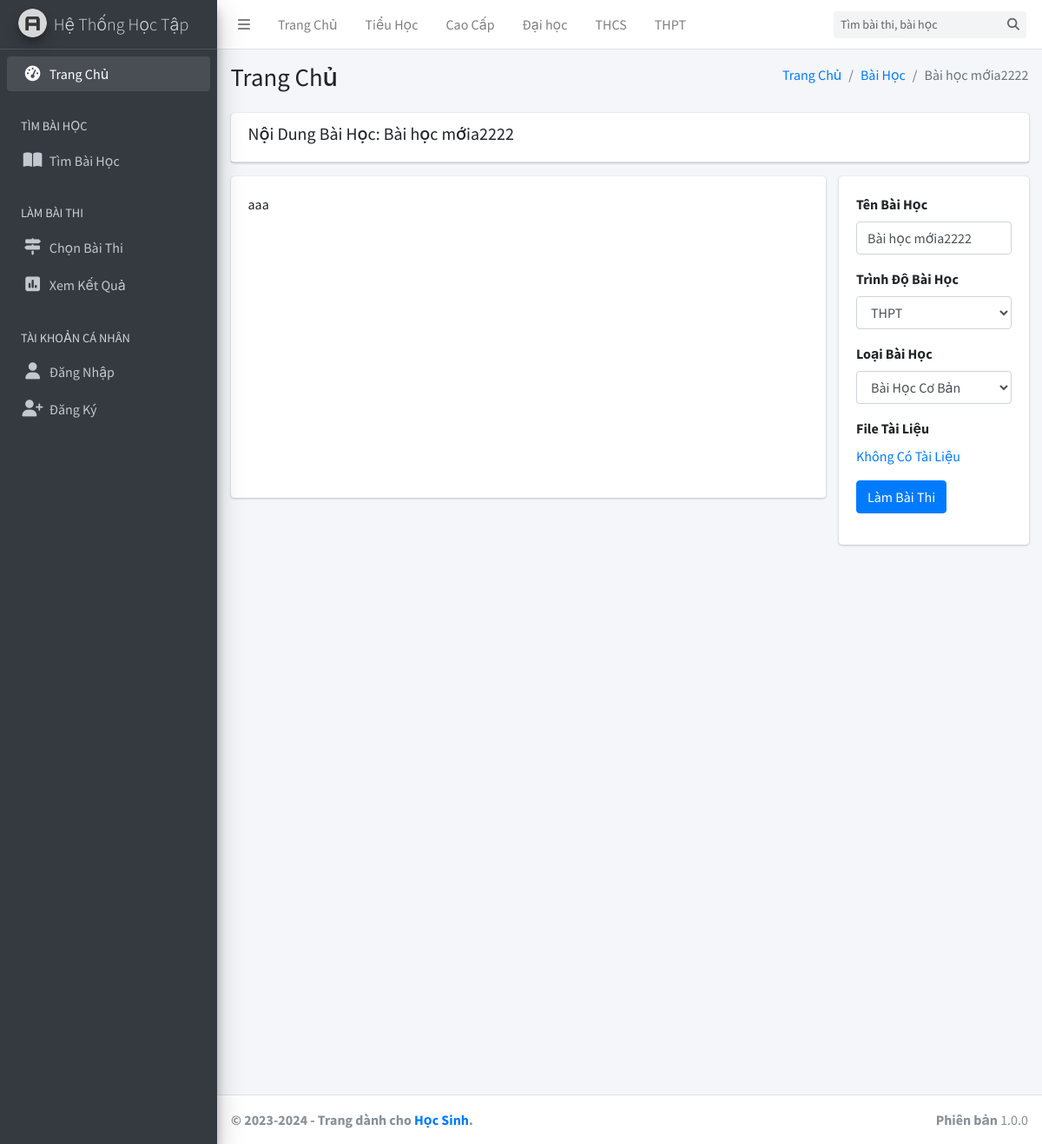
The app's page /bai-hoc/bai-hoc-moia2222/ with its own data.
### tables this page shows
CREATE TABLE `trinhdo` (
  `MaTrinhDo` int(11) NOT NULL,
  `TenTrinhDo` varchar(255) NOT NULL,
  `DuongDan` text NOT NULL,
  `TrangThai` int(11) NOT NULL DEFAULT 1
);

CREATE TABLE `baihoc` (
  `MaBaiHoc` int(11) NOT NULL,
  `TenBaiHoc` varchar(255) NOT NULL,
  `MoTa` text NOT NULL,
  `DuongDan` text NOT NULL,
  `MaGiaoVien` int(11) NOT NULL,
  `LoaiBaiHoc` int(11) NOT NULL DEFAULT 1,
  `MaTrinhDo` int(11) NOT NULL,
  `TepTin` text DEFAULT NULL,
  `MaBaiThi` int(11) DEFAULT NULL,
  `TrangThai` int(11) NOT NULL DEFAULT 1
);

### application/controllers/Student/BaiHoc.php (called while the page is built, shortened)
<?php if ( ! defined('BASEPATH')) exit('No direct script access allowed');
class BaiHoc extends CI_Controller {
	public function __construct()
	{
		$this->load->model('Student/Model_BaiHoc');
		$this->load->model('Admin/Model_TrinhDo');
	}
	public function detail($duongdan){
		$data['title'] = $this->Model_BaiHoc->getBySlug($duongdan)[0]['TenBaiHoc'];
		$data['detail'] = $this->Model_BaiHoc->getBySlug($duongdan);
		$data['trinhdo'] = $this->Model_TrinhDo->getAll(0,1000);
		return $this->load->view('Student/View_XemBaiHoc', $data);
	}
}

### index.php (called while the page is built, shortened)
<?php
require_once BASEPATH.'core/CodeIgniter.php';

### application/models/Admin/Model_TrinhDo.php (called while the page is built, shortened)
<?php if ( ! defined('BASEPATH')) exit('No direct script access allowed');
class Model_TrinhDo extends CI_Model {
	public function getAll($start = 0, $end = 10){
		$sql = "SELECT * FROM trinhdo WHERE TrangThai = 1 ORDER BY Matrinhdo DESC LIMIT ?, ?";
		$result = $this->db->query($sql, array($start, $end));
		return $result->result_array();
	}
}

### application/models/Student/Model_BaiHoc.php (called while the page is built, shortened)
<?php if ( ! defined('BASEPATH')) exit('No direct script access allowed');
class Model_BaiHoc extends CI_Model {
	public function getBySlug($duongdan){
		$sql = "SELECT * FROM baihoc WHERE DuongDan = ? AND TrangThai = 1";
		$result = $this->db->query($sql, array($duongdan));
		return $result->result_array();
	}
}

### application/views/Student/View_XemBaiHoc.php (the view, shortened to what this page needs)
<?php require(APPPATH.'views/Student/layouts/header.php'); ?>
<div class="content-wrapper" style="min-height: 1203.31px;">
    <section class="content-header">
      <div class="container-fluid">
        <div class="row mb-2">
          <div class="col-sm-6">
            <h1>Trang Chủ</h1>
          </div>
          <div class="col-sm-6">
            <ol class="breadcrumb float-sm-right">
              <li class="breadcrumb-item"><a href="<?php echo base_url(); ?>">Trang Chủ</a></li>
              <li class="breadcrumb-item"><a href="<?php echo base_url('bai-hoc/'); ?>">Bài Học</a></li>
              <li class="breadcrumb-item active"><?php echo $detail[0]['TenBaiHoc']; ?></li>
            </ol>
          </div>
        </div>
      </div>
    </section>
     <section class="content">
      <div class="container-fluid">
        <form method="post" enctype="multipart/form-data" class="row">
          <div class="col-12">
            <div class="card card-default">
              <div class="card-header">
                <h5>Nội Dung Bài Học: <?php echo $detail[0]['TenBaiHoc'] ?></h5>
              </div>
            </div>
          </div>
          <div class="col-md-9">
              <div class="card card-default" style="min-height: 370px;">
                <div class="card-body">
                    <div class="row">
                      <div class="col-md-12">
                        <div class="form-group">
                          <?php echo $detail[0]['MoTa']; ?>
                        </div>
                      </div>
                    </div>
                </div>
              </div>
          </div>
          <div class="col-md-3">
              <div class="card card-default">
                <div class="card-body">
                    <div class="row">
                      <div class="col-md-12">
                        <div class="form-group">
                          <label for="ten">Tên Bài Học</label>
                          <input type="text" class="form-control tenchinh" id="ten" placeholder="Tên bài học" name="tenbaihoc" value="<?php echo $detail[0]['TenBaiHoc']; ?>" disabled>
                        </div>
                      </div>
                      <div class="col-md-12">
                        <div class="form-group">
                          <label for="ten">Trình Độ Bài Học</label>
                          <select name="matrinhdo" class="form-control" disabled>
                            <?php foreach ($trinhdo as $key => $value): ?>
                              <?php if($value['MaTrinhDo'] == $detail[0]['MaTrinhDo']){ ?>
                                <option value="<?php echo $value['MaTrinhDo']; ?>" selected><?php echo $value['TenTrinhDo']; ?></option>
                              <?php }else{ ?>
                                <option value="<?php echo $value['MaTrinhDo']; ?>"><?php echo $value['TenTrinhDo']; ?></option>
                              <?php } ?>
                            <?php endforeach ?>
                          </select>
                        </div>
                      </div>
                      <div class="col-md-12">
                        <div class="form-group">
                          <label for="ten">Loại Bài Học</label>
                          <select name="loaibaihoc" class="form-control" disabled>
                            <option value="2" <?php echo $detail[0]['LoaiBaiHoc'] == 2 ? "selected" : ""; ?>>Bài Học Cơ Bản</option>
                          </select>
                        </div>
                      </div>
                      <div class="col-md-12">
                        <div class="form-group">
                          <label for="ten">File Tài Liệu
                          </label>
                          <br>
                          <?php if($detail[0]['TepTin'] != NULL){ ?>
	                          <a href="<?php echo $detail[0]['TepTin']; ?>">Tải Tài Liệu</a>
	                        <?php }else{ ?>
	                        	<a href="#">Không Có Tài Liệu</a>
	                        <?php } ?>
                        </div>
                      </div>
                      <div class="col-md-12">
                        <div class="form-group">
                          <?php if($detail[0]['MaBaiThi'] != NULL){ ?>
                            <a class="btn btn-primary" href="<?php echo base_url('lam-bai-thi/'.$detail[0]['MaBaiThi']); ?>">Làm Bài Thi</a>
                          <?php } ?>
                        </div>
                      </div>
                    </div>
                </div>
              </div>
          </form>
        </div>
      </div>
</div>
<?php require(APPPATH.'views/Student/layouts/footer.php'); ?>

### application/views/Student/layouts/header.php (shortened to what this page needs)
<!DOCTYPE html>
<html>
<head>
  <link rel="stylesheet" href="https://cdnjs.cloudflare.com/ajax/libs/font-awesome/6.5.1/css/all.min.css">
  <link rel="stylesheet" href="https://code.ionicframework.com/ionicons/2.0.1/css/ionicons.min.css">
  <link rel="stylesheet" href="<?php echo base_url('public/admin/'); ?>plugins/tempusdominus-bootstrap-4/css/tempusdominus-bootstrap-4.min.css">
  <link rel="stylesheet" href="<?php echo base_url('public/admin/'); ?>plugins/icheck-bootstrap/icheck-bootstrap.min.css">
  <link rel="stylesheet" href="<?php echo base_url('public/admin/'); ?>dist/css/adminlte.min.css">
  <link rel="stylesheet" href="<?php echo base_url('public/admin/'); ?>plugins/overlayScrollbars/css/OverlayScrollbars.min.css">
  <link rel="stylesheet" href="<?php echo base_url('public/admin/'); ?>plugins/daterangepicker/daterangepicker.css">
  <link rel="stylesheet" href="<?php echo base_url('public/admin/'); ?>plugins/summernote/summernote-bs4.css">
</head>
<body class="hold-transition sidebar-mini layout-fixed" >
<div class="wrapper">
  <nav class="main-header navbar navbar-expand navbar-white navbar-light" style="justify-content: space-between;">
    <?php
      $CI = &get_instance();
      $trinhdo = $CI->Model_TrinhDo->getAll(0,1000);
    ?>
    <ul class="navbar-nav">
      <li class="nav-item">
        <a class="nav-link" data-widget="pushmenu" href="#" role="button"><i class="fas fa-bars"></i></a>
      </li>
      <li class="nav-item d-none d-sm-inline-block">
          <a href="<?php echo base_url(); ?>" class="nav-link">Trang Chủ</a>
      </li>
      <?php foreach ($trinhdo as $td): ?>
          <li class="nav-item d-none d-sm-inline-block">
              <a href="<?php echo base_url(); ?>?lop=<?php echo $td['MaTrinhDo']; ?>" class="nav-link"><?= htmlspecialchars($td['TenTrinhDo']) ?></a>
          </li>
      <?php endforeach; ?>
    </ul>
    <form class="form-inline ml-3 float-right" style="margin-right: 10px;" action="<?php echo base_url(); ?>">
      <div class="input-group input-group-sm">
        <input class="form-control form-control-navbar" name="timkiem" type="search" placeholder="Tìm bài thi, bài học" aria-label="Search">
        <div class="input-group-append">
          <button class="btn btn-navbar" type="submit">
            <i class="fas fa-search"></i>
          </button>
        </div>
      </div>
    </form>
  </nav>
  <aside class="main-sidebar sidebar-dark-primary elevation-4">
    <a href="<?php echo base_url(); ?>" class="brand-link">
      <img src="<?php echo base_url('public/admin/') ?>dist/img/AdminLTELogo.png" alt="AdminLTE Logo" class="brand-image img-circle elevation-3"
           style="opacity: .8">
      <span class="brand-text font-weight-light">Hệ Thống Học Tập</span>
    </a>
    <div class="sidebar">
      <nav class="mt-2">
        <ul class="nav nav-pills nav-sidebar flex-column" data-widget="treeview" role="menu" data-accordion="false">
          <li class="nav-item has-treeview menu-open">
            <a href="<?php echo base_url(); ?>" class="nav-link">
              <i class="nav-icon fas fa-tachometer-alt"></i>
              <p>
                Trang Chủ
              </p>
            </a>
          </li>
          <li class="nav-header">TÌM BÀI HỌC</li>
          <li class="nav-item has-treeview">
            <a href="<?php echo base_url('bai-hoc/'); ?>" class="nav-link">
              <i class="nav-icon fa-solid fa-book-open"></i>
              <p>
                Tìm Bài Học
              </p>
            </a>
          </li>
          <li class="nav-header">LÀM BÀI THI</li>
          <li class="nav-item has-treeview">
            <a href="<?php echo base_url('bai-thi/'); ?>" class="nav-link">
              <i class="nav-icon fa-solid fa-signs-post"></i>
              <p>
                Chọn Bài Thi
              </p>
            </a>
          </li>
          <li class="nav-item has-treeview">
            <a href="<?php echo base_url('xem-ket-qua/'); ?>" class="nav-link">
              <i class="nav-icon fa-solid fa-square-poll-vertical"></i>
              <p>
                Xem Kết Quả
              </p>
            </a>
          </li>
          <li class="nav-header">TÀI KHOẢN CÁ NHÂN</li>
          <?php if(isset($_SESSION['hocsinh'])){ ?>
            <li class="nav-item has-treeview">
              <a href="<?php echo base_url('ca-nhan/'); ?>" class="nav-link">
                <i class="nav-icon fa-solid fa-lock"></i>
                <p>
                  Cá Nhân
                </p>
              </a>
            </li>
            <li class="nav-item has-treeview">
              <a href="<?php echo base_url('dang-xuat/'); ?>" class="nav-link">
                <i class="nav-icon fa-solid fa-right-from-bracket"></i>
                <p>
                  Đăng Xuất
                </p>
              </a>
            </li>
          <?php }else{ ?>
            <li class="nav-item has-treeview">
              <a href="<?php echo base_url('dang-nhap/'); ?>" class="nav-link">
                <i class="nav-icon fa-solid fa-user"></i>
                <p>
                  Đăng Nhập
                </p>
              </a>
            </li>
            <li class="nav-item has-treeview">
              <a href="<?php echo base_url('dang-ky/'); ?>" class="nav-link">
                <i class="nav-icon fa-solid fa-user-plus"></i>
                <p>
                  Đăng Ký
                </p>
              </a>
            </li>
          <?php } ?>
        </ul>
      </nav>
    </div>
  </aside>

### application/views/Student/View_XemBaiHoc.php (style rules this page uses)
.form-control:disabled, .form-control[readonly] { background-color: white; opacity: 1; }

### records on screen
trinhdo: TenTrinhDo "Tiểu Học"
trinhdo: TenTrinhDo "Cao Cấp"
trinhdo: TenTrinhDo "Đại học"
trinhdo: TenTrinhDo "THCS"
trinhdo: TenTrinhDo "THPT"
baihoc: TenBaiHoc "Bài học mớia2222", MoTa "aaa", tenbaihoc "Bài học mớia2222", loaibaihoc "Bài Học Cơ Bản"

### other values on screen
form field matrinhdo "THPT"
